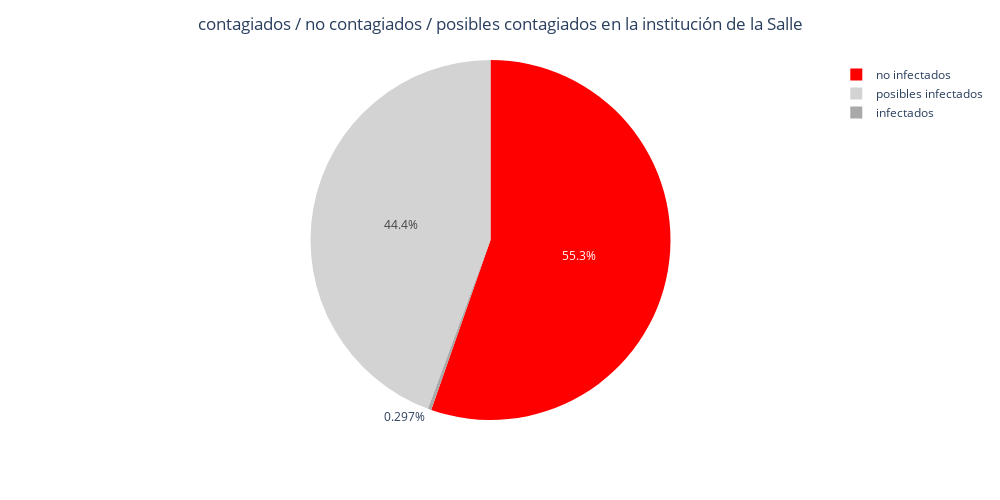

Write notebook code for a chart like this one.
### Code cell
fig = px.pie(df_general, values="value",
             names="description", 
             color_discrete_sequence=['red','lightgrey','darkgrey'],width=1000,height=500)
fig.update_layout(title_text='contagiados / no contagiados / posibles contagiados en la institución de la Salle', title_x=0.5)

### Figure 1 — Plotly figure (JSON) as saved in the notebook; plotly's stock layout.template omitted (floating-point values rounded to 4 significant figures)
{"data": [{"domain": {"x": [0, 1], "y": [0, 1]}, "hovertemplate": "description=%{label}<br>value=%{value}<extra></extra>", "labels": ["no infectados", "posibles infectados", "infectados"], "legendgroup": "", "name": "", "showlegend": true, "type": "pie", "values": [0.5535, 0.4436, 0.00297]}], "layout": {"height": 500, "legend": {"tracegroupgap": 0}, "margin": {"t": 60}, "piecolorway": ["red", "lightgrey", "darkgrey"], "title": {"text": "contagiados / no contagiados / posibles contagiados en la institución de la Salle", "x": 0.5}, "width": 1000}}
